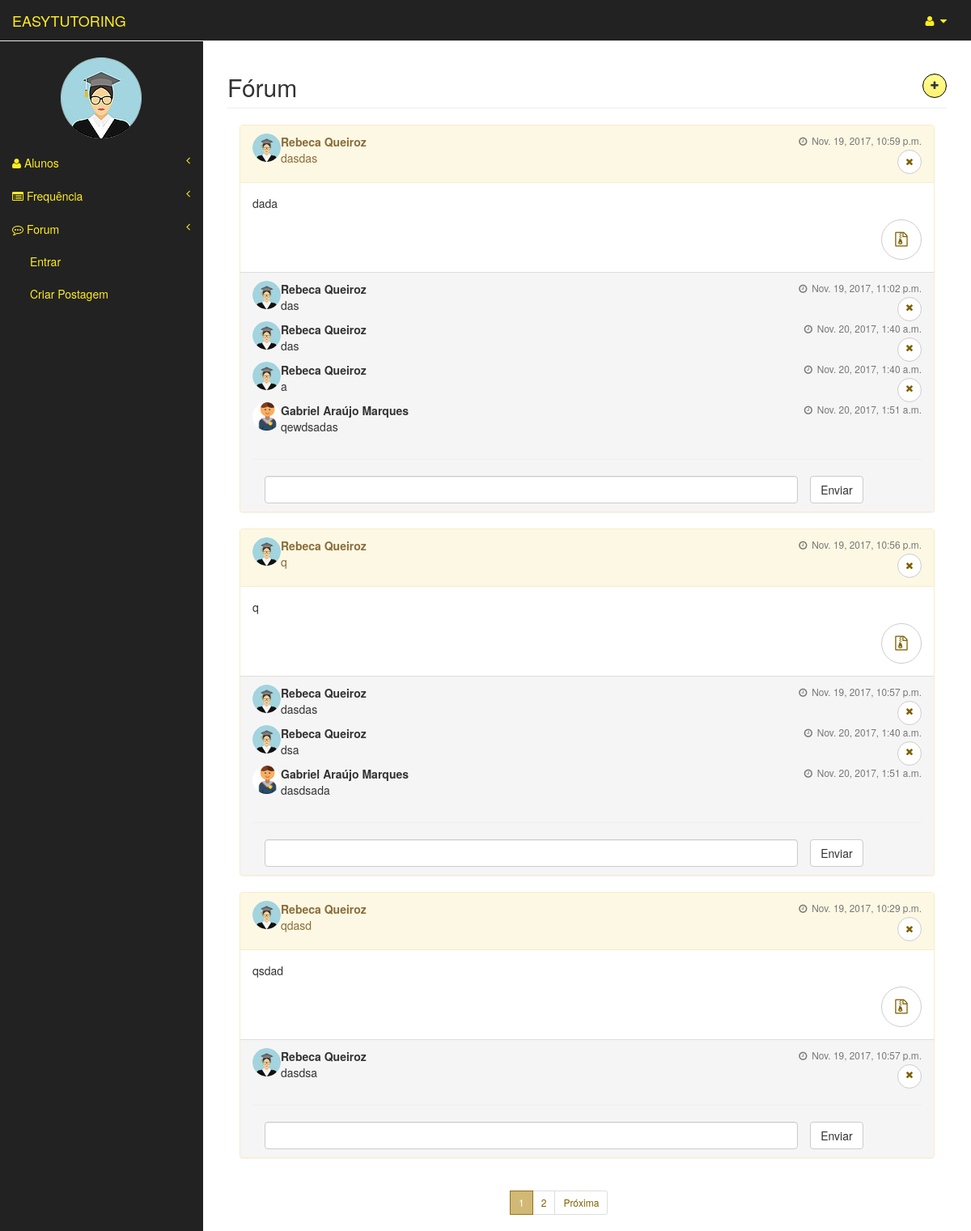
The page /forum/show/13/ (signed in) on the database as committed earlier.
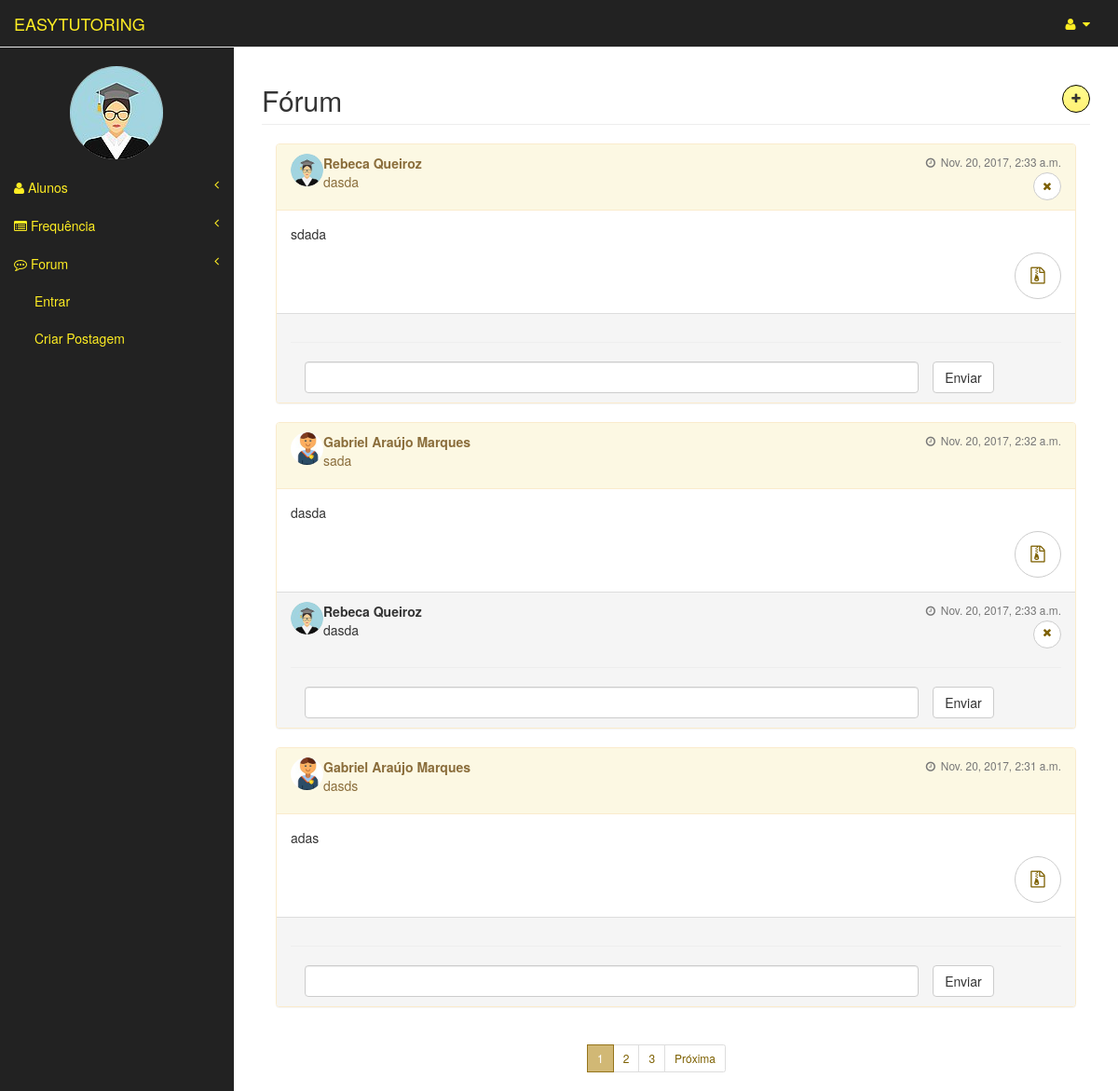
The same page on the database as committed later.
### forum/models.py (models this page shows, shortened)
class Post(models.Model):
	titulo = models.CharField(max_length=150,null=True)
	descricao = models.CharField(max_length=800,null=True)
	anexo = models.FileField(upload_to='arquivos/',null=True)
	turma = models.ForeignKey(Turma,null=True)
	date= models.DateTimeField(default=timezone.now)
	usuario = models.ForeignKey(Usuario,null=True)

class Comentario(models.Model):
	descricao = models.CharField(max_length=240)
	date= models.DateTimeField(default=timezone.now)
	usuario = models.ForeignKey(Usuario,null=True)
	post = models.ForeignKey(Post,null=True)

### usuarios/models.py (models this page shows, shortened)
class Usuario(models.Model):
	user = models.OneToOneField(User)
	matricula = models.CharField(max_length=20)
	curso = models.CharField(max_length=3)
	tipo = models.CharField(max_length=8, blank=False,null=True)
	nome_completo = models.CharField(max_length=150)
	img = models.ImageField(upload_to="img/original/", blank=True)
	thumb = ThumbnailerImageField(upload_to="img/thumb/", blank=True,null=True,resize_source=dict(size=(100, 100), sharpen=True))

### forum/views.py (the view, shortened to what this page needs)
# urls.py: url(r'^show/(?P<turma_id>[0-9]+)/$', views.show, name='show'),
def show(request,turma_id):
	user = request.user
	usuario = Usuario.objects.get(user=user)
	template = templates(request)
	turma = Turma.objects.get(pk=turma_id)
	p = Post.objects.filter(turma_id=turma).order_by('date').reverse()
	paginator = Paginator(p, 3)
	comentarios = Comentario.objects.all()
	data = datetime.now
	try:
		page = int(request.GET.get('page', '1'))
	except ValueError:
		page = 1
	try:
		posts = paginator.page(page)
	except (EmptyPage, InvalidPage):
		posts = paginator.page(paginator.num_pages)
	messages.add_message(request, messages.ERROR, 'Não foi possível cadastrar a notícia.')
	form = PostForm()
	context= {'data':data,'turma': turma,
	'usuario':usuario,
	'template': template,
	'posts':posts,
	'form':form,
	'comentarios':comentarios,
	}
	return render(request,'forum/show.html',context=context)

### forum/forms.py
class PostForm(forms.Form):
	titulo = forms.CharField(label='titulo', widget=forms.Textarea(),required=False, max_length=150)
	descricao = forms.CharField(label='descricao', widget=forms.Textarea(),required=False ,max_length=800)
	anexo = forms.FileField(label="anexo", required=True)

### forum/views.py (called while the page is built)
def templates(request):
	user = request.user
	usuario = Usuario.objects.get(user=user)
	if usuario.tipo == "tutor" :
		template = "tutor_area/turmaArea.html"
	elif usuario.tipo == "professor" :
		template = "professor_area/index.html"
	else:
		template = "aluno_area/turmaArea.html"
	return template

### templates/forum/show.html (shortened to what the changed rows need)
{% extends template %}
{% load widget_tweaks %}
{% load static %}
{% block ref %}
    <link href="{% static 'css/forum.css' %}" rel="stylesheet">
{% endblock ref %}
{% block pageHeader %}
    <h2 class="page-header">Fórum
                               <a data-toggle="modal" href="#noticia"> <button type="button" id="button" class="btn btn-default btn-circle btn-login"><i class="fa fa-plus"></i>
                            </button></a></h2>
{% endblock pageHeader %}
{% block form %}
    {% for post in posts %}
    <div id="keke">
	    <div class="col-lg-12">
	                    <div class="panel panel-warning">
	                        <div class="panel-heading">
								<span class="chat-img pull-left">
                                <img id="img" class= "img-circle" src="{{post.usuario.thumb.url}}">
                            </span>
                            <div class="chat-body clearfix">
                                <div class="header">
                                    <strong class="primary-font">{{post.usuario.nome_completo}}</strong>
                                    <small class="pull-right text-muted">
                                        <i class="fa fa-clock-o fa-fw"></i>
                                        {% if post.date.date == data.date %}
                                             Hoje às {{post.date.time}}
										{{date.today}}
                                         {% else %}
                                             {{post.date}}
                                         {% endif %}
                                    </small>
                                </div>
                                <p>
                                      {{post.titulo}}
                                   {% if usuario.id == post.usuario.id  %}
									<button style="float: right;" value="{{post.id}}" id="excluir" type="button" class="btn btn-default btn-circle"><i style="color: #7d6001" class="fa fa-times"></i>
                            		</button>
                                   {% endif %}
                                </p>
                			 </div>
	                        </div>
	                        <div class="panel-body">
								<p>{{ post.descricao }}</p>
								{% if post.anexo.url|slice:"-4:" == ".pdf"  %}
								<a id="button" href="{{ post.anexo.url }}"> <button type="button" class="btn btn-default btn-lg btn-circle"><i id="pdf" class="fa  fa-file-pdf-o "></i>
                            </button></a>
								{% elif post.anexo.url|slice:"-4:" == ".doc" or post.anexo.url|slice:"-5:" == ".docx"  %}
								    <a id="button"  href="{{ post.anexo.url }}"> <button type="button" class="btn btn-default btn-lg btn-circle"><i id="doc" class="fa  fa-file-word-o"></i>
                            </button></a>
								{% elif post.anexo.url|slice:"-5:" == ".xlsx" or post.anexo.url|slice:"-4:" == ".csv" %}
								    <a  id="button" href="{{ post.anexo.url }}"> <button type="button" class="btn btn-default btn-lg btn-circle"><i id="excell" class="fa  fa-file-excel-o
"></i>
                            </button></a>
								{% elif post.anexo.url|slice:"-5:" == ".pptx"  %}
								    <a  id="button" href="{{ post.anexo.url }}"> <button type="button" class="btn btn-default btn-lg btn-circle"><i id="power" class="fa fa-file-powerpoint-o"></i>
                            </button></a>
								{% else %}
								    <a id="button"  href="{{ post.anexo.url }}"> <button type="button" class="btn btn-default btn-lg btn-circle"><i id="zip" class="fa fa-file-zip-o"></i>
                            </button></a>
								{% endif %}
	                        </div>
	                        <div class="panel-footer">
								<div class="row" id="coment{{post.id}}">
									<div class="form-group">
										<div class="col-sm-12">
										{% for comentario in comentarios %}
											{% if comentario.post == post %}
			                                    <span class="chat-img pull-left">
			                                        <img id="img" class= "img-circle" src="{{comentario.usuario.thumb.url}}">
			                                    </span>
			                                    <div class="chat-body clearfix">
			                                        <div class="header">
			                                            <strong class="primary-font">{{comentario.usuario.nome_completo}}</strong>
			                                            <small class="pull-right text-muted">
			                                                <i class="fa fa-clock-o fa-fw"></i>
			                                                {% if comentario.date.date == data.date %}
			                                                     Hoje às {{comentario.date.time}}
															{{date.today}}
			                                                 {% else %}
			                                                     {{comentario.date}}
			                                                 {% endif %}
			                                            </small>
			                                        </div>
			                                        <p>
			                                              {{comentario.descricao}}
															{% if usuario.id == comentario.usuario.id %}
					                                              <button style="float: right;" value="{{comentario.id}}" id="excluircomentario" type="button" class="btn btn-default btn-circle"><i style="color: #7d6001" class="fa fa-times"></i>
															{% endif %}
			                                        </p>
                                    </div>
											{% endif %}
										{% endfor %}
										<hr>
										<div class="col-sm-10">
										<input style=" float:left;" id="texto{{post.id}}" class="form-control">
										</div>
										<button style="float: left;" type="button" value="{{post.id}}" id="add" class="btn btn-default ">Enviar</button>
		                           		</div>
								   		</div>
		                           		</div>
								   </div>
								</div>
						</div>
					</div>
    {% endfor %}
<div class="row">
	<div class="col-sm-6" id="x">
		<div class="dataTables_paginate paging_simple_numbers" id="dataTables-example_paginate">
  <ul class="pagination pagination-sm" >
    <li class="page-item">
				{% for i in posts.paginator.page_range  %}
					{% if posts.number == i %}
			    		<li class="page-item active"><a class="page-link" href="?page={{i}}">{{i}}</a></li>
					{% else %}
					    <li class="page-item"><a  class="page-link" href="?page={{i}}"><div id="zip">{{i}}</div></a></li>
					{% endif %}
				{% endfor %}
			</ul>
		</div>
	</div>
</div>
{% endblock form %}

Rows that differ between the two databases and show on the page:
removed Post: usuario.thumb (picture), usuario.nome_completo "Rebeca Queiroz", date "Nov. 19, 2017, 10:59 p.m.", titulo "dasdas", {{ post.id }} 127 (drawn), descricao "dada"
removed Comentario: usuario.thumb (picture), usuario.nome_completo "Rebeca Queiroz", date "Nov. 19, 2017, 11:02 p.m.", descricao "das", {{ comentario.id }} 41 (drawn)
removed Comentario: usuario.thumb (picture), usuario.nome_completo "Rebeca Queiroz", date "Nov. 20, 2017, 1:40 a.m.", descricao "das", {{ comentario.id }} 46 (drawn)
removed Comentario: usuario.thumb (picture), usuario.nome_completo "Rebeca Queiroz", date "Nov. 20, 2017, 1:40 a.m.", descricao "a", {{ comentario.id }} 47 (drawn)
removed Comentario: usuario.thumb (picture), usuario.nome_completo "Gabriel Araújo Marques", date "Nov. 20, 2017, 1:51 a.m.", descricao "qewdsadas", shown under "Rebeca Queiroz"
no longer on this page (row unchanged): Post: usuario.thumb (picture), usuario.nome_completo "Rebeca Queiroz", date "Nov. 19, 2017, 10:56 p.m.", titulo "q", {{ post.id }} 126 (drawn), descricao "q"
no longer on this page (row unchanged): Comentario: usuario.thumb (picture), usuario.nome_completo "Rebeca Queiroz", date "Nov. 19, 2017, 10:57 p.m.", descricao "dasdas", {{ comentario.id }} 36 (drawn)
removed Comentario: usuario.thumb (picture), usuario.nome_completo "Rebeca Queiroz", date "Nov. 20, 2017, 1:40 a.m.", descricao "dsa", {{ comentario.id }} 45 (drawn)
removed Comentario: usuario.thumb (picture), usuario.nome_completo "Gabriel Araújo Marques", date "Nov. 20, 2017, 1:51 a.m.", descricao "dasdsada", shown under "Rebeca Queiroz"
removed Post: usuario.thumb (picture), usuario.nome_completo "Rebeca Queiroz", date "Nov. 19, 2017, 10:29 p.m.", titulo "qdasd", {{ post.id }} 125 (drawn), descricao "qsdad"
removed Comentario: usuario.thumb (picture), usuario.nome_completo "Rebeca Queiroz", date "Nov. 19, 2017, 10:57 p.m.", descricao "dasdsa", {{ comentario.id }} 35 (drawn)
added Post: usuario.thumb (picture), usuario.nome_completo "Rebeca Queiroz", date "Nov. 20, 2017, 2:33 a.m.", titulo "dasda", {{ post.id }} 133 (drawn), descricao "sdada"
added Post: usuario.thumb (picture), usuario.nome_completo "Gabriel Araújo Marques", date "Nov. 20, 2017, 2:32 a.m.", titulo "sada", descricao "dasda", {{ post.id }} 132 (drawn)
added Comentario: usuario.thumb (picture), usuario.nome_completo "Rebeca Queiroz", date "Nov. 20, 2017, 2:33 a.m.", descricao "dasda", {{ comentario.id }} 50 (drawn), shown under "Gabriel Araújo Marques"
added Post: usuario.thumb (picture), usuario.nome_completo "Gabriel Araújo Marques", date "Nov. 20, 2017, 2:31 a.m.", titulo "dasds", descricao "adas", {{ post.id }} 131 (drawn)
Other text that changed with them:
new list line: "3"
